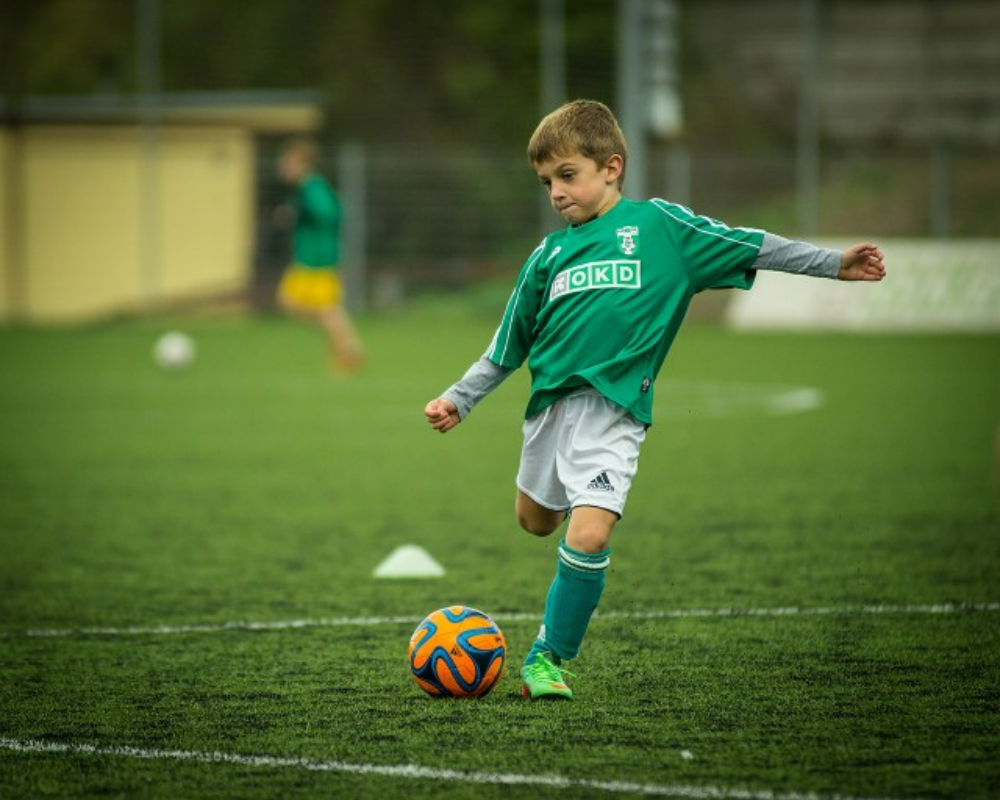
#> input picture Practice/PracticePython/img1/soccer.jpg, 1000 x 800 px, found by its file name
$ python cv_histogram.py
#> lines starting #> are read from the running program, lines starting #| are printed output that depends on the picture
import cv2
import numpy as np
from matplotlib import pyplot as plt

# reading the input image
img = cv2.imread('D:/Practice/PracticePython/img1/soccer.jpg')
#> img is the input picture: shape (800, 1000, 3); mean B, G, R 52.9, 103.7, 81.5

# define colors to plot the histograms
colors = ('b','g','r')

# compute and plot the image histograms
for i,color in enumerate(colors):
    hist = cv2.calcHist([img],[i],None,[256],[0,256])
    plt.plot(hist,color = color)
plt.title('soccer GFG')
plt.show()
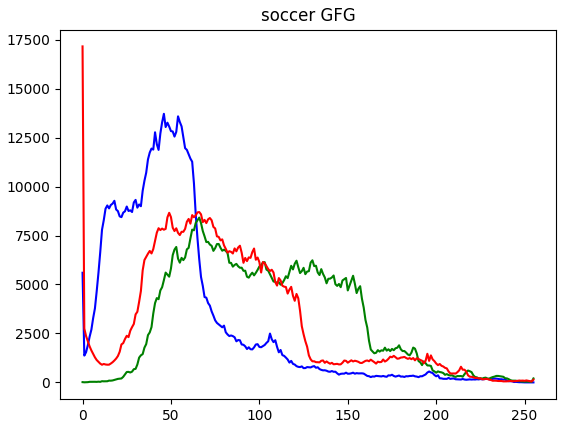
#> figure drawn by matplotlib, 1 panel; curve peaks at x = 46, y = 13712; curve peaks at x = 66, y = 8415; curve peaks at x = 0, y = 17154
